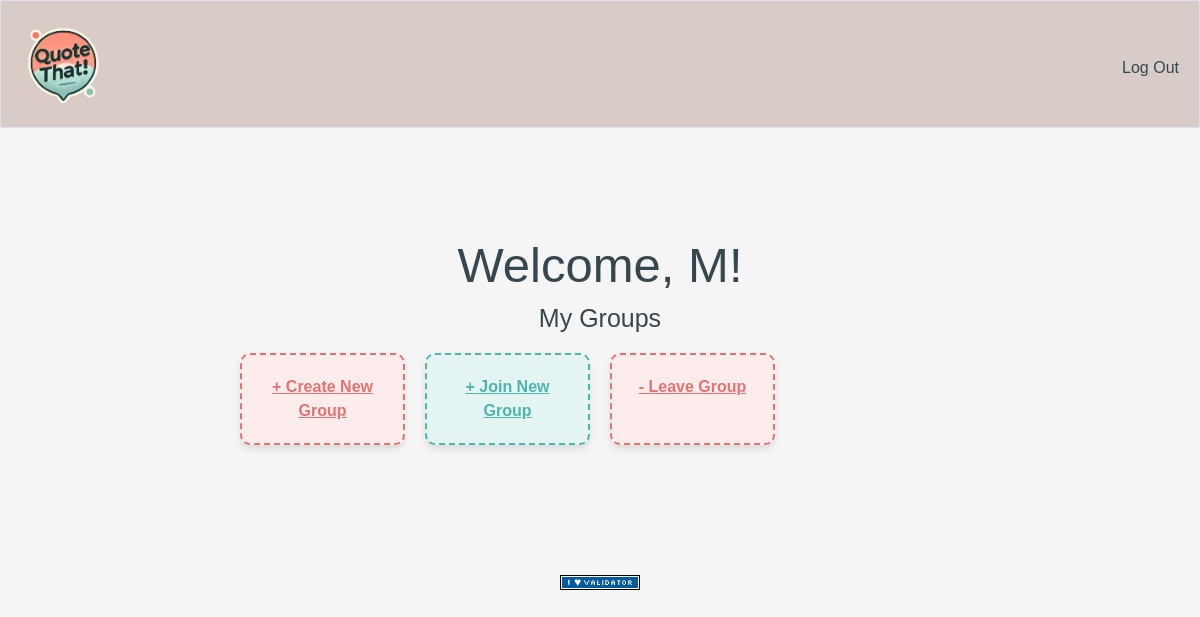
Before: / (signed in) with the older database file.
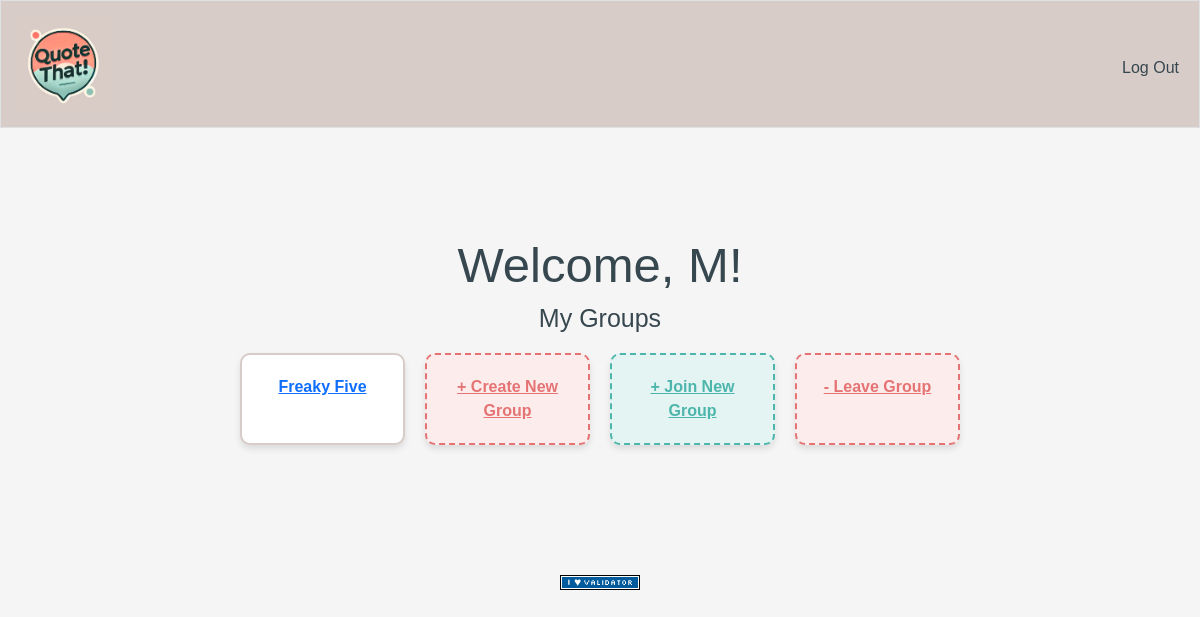
After: the same page with the newer database file.
### tables this page shows
CREATE TABLE 'groups' ('id' INTEGER PRIMARY KEY NOT NULL, 'name' TEXT NOT NULL, 'group_hash' TEXT NOT NULL);

### app.py (the view)
@app.route("/")
@login_required
def index():
    group_info = quote_db.execute("SELECT name,id FROM groups WHERE id IN (SELECT group_id FROM additions WHERE user_id = ? GROUP BY group_id HAVING SUM(value) > 0)", session["user_id"])
    name = {}
    name["user"] = quote_db.execute("SELECT username FROM users WHERE id = ?", session["user_id"])[0]
    return render_template("index.html", group_info = group_info, name = name)

### app.py (called while the page is built)
@app.after_request
def after_request(response):
    response.headers["Cache-Control"] = "no-cache, no-store, must-revalidate"
    response.headers["Expires"] = 0
    response.headers["Pragma"] = "no-cache"
    return response

### helpers.py (called while the page is built)
def login_required(f):
    @wraps(f)
    def decorated_function(*args, **kwargs):
        print("Login check for route:", f.__name__)
        print(session.get("user_id"))
        if session.get("user_id") is None:
            print("redirecting into login page")
            return redirect("/login")
        return f(*args, **kwargs)
    return decorated_function

### templates/index.html (shortened to what this page needs)
{% extends "layout.html" %}
{% block main %}
    <div class="container">
        <h1>Welcome, {{ name.user.username }}! </h1>
        <h2>My Groups</h2>
        <div class="group-grid">
            {% for group in group_info %}
                <div class="group-card">
                    <a href="{{ url_for('group_page', group_id=group['id']) }}">{{ group.name }}</a>
                </div>
            {% endfor %}
            <a href="{{ url_for('create') }}" class="group-card create-card">+ Create New Group</a>
            <a href="{{ url_for('join') }}" class="group-card join-card">+ Join New Group</a>
            <a href="{{ url_for('leave') }}" class="group-card leave-card">- Leave Group</a>
        </div>
    </div>
{% endblock %}

Changed rows visible on the page:
added groups: name "Freaky Five"
